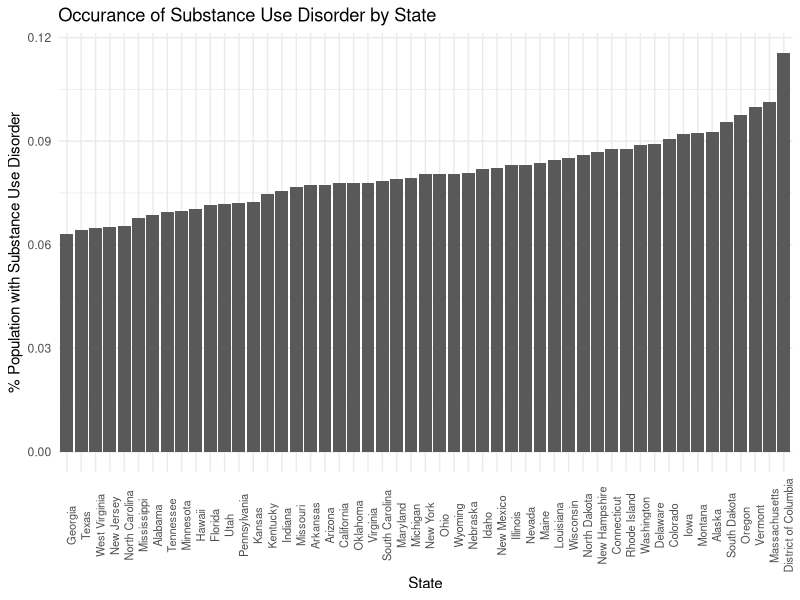
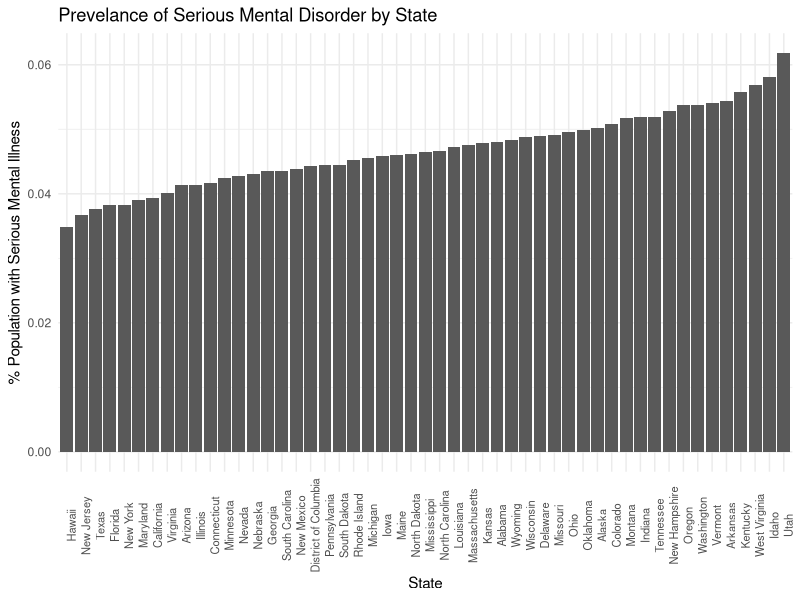
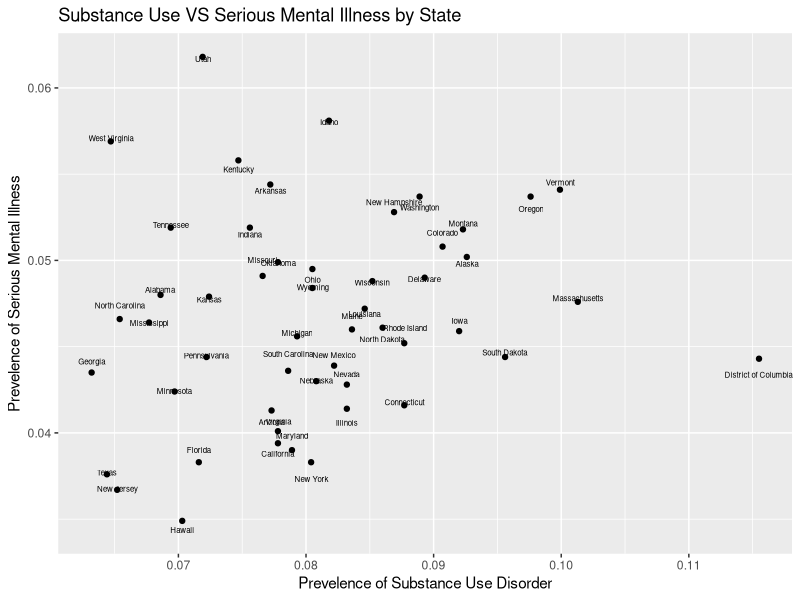

Reproduce these figures in R, in order.
## ---- chunk 1
knitr::opts_chunk$set(echo = TRUE)
## ---- chunk 2
library(readxl)
library(dplyr)
library(ggplot2)
## ---- chunk 3
sub_use <- read_excel("../data/sub_use_perc.xlsx")
srs_mental_ill <- read_excel("../data/srs_mental_ill_perc.xlsx")
## ---- chunk 4
sub_use <- sub_use[-c(1,2,3,4,5), ]
names(sub_use)[3]<-"twelve_or_older"
names(sub_use)[6]<-"twelve_to_seventeen"
names(sub_use)[9]<-"eighteen_to_twentyfive"
names(sub_use)[12]<-"twentysix_or_older"
names(sub_use)[15]<-"eighteen_or_older"
sub_use <- select(sub_use, State, twelve_or_older, twelve_to_seventeen, eighteen_to_twentyfive, twentysix_or_older, eighteen_or_older)
print(sub_use)
## ---- chunk 5
srs_mental_ill <- srs_mental_ill[-c(1,2,3,4,5), ]
names(srs_mental_ill)[3]<-"eighteen_or_older"
names(srs_mental_ill)[6]<-"eighteen_to_twentyfive"
names(srs_mental_ill)[9]<-"twentysix_or_older"
srs_mental_ill <- select(srs_mental_ill, State, eighteen_or_older, eighteen_to_twentyfive, twentysix_or_older)
print(srs_mental_ill)
## ---- chunk 6
ggplot(data=sub_use) +
  geom_col(aes(x=reorder(State, eighteen_or_older), y=eighteen_or_older)) +
  theme_minimal() +
  theme(axis.text.x = element_text(angle=90, size = 8)) +
  labs(title="Occurance of Substance Use Disorder by State", x="State", y="% Population with Substance Use Disorder")

## ---- chunk 7
ggplot(data=srs_mental_ill) +
  geom_col(aes(x=reorder(State, eighteen_or_older), y=eighteen_or_older)) +
  theme_minimal() +
  theme(axis.text.x = element_text(angle=90, size = 8)) +
  labs(title="Prevelance of Serious Mental Disorder by State", x= "State", y="% Population with Serious Mental Illness")

## ---- chunk 8
combined <- inner_join(sub_use, srs_mental_ill, by = "State")

ggplot(data=combined) +
  geom_point(aes(x=eighteen_or_older.x, y=eighteen_or_older.y)) +
  geom_text(aes(x=eighteen_or_older.x, y=eighteen_or_older.y, label=State), size = 2, position=position_jitter(height=.001)) +
  labs(title= "Substance Use VS Serious Mental Illness by State", x="Prevelence of Substance Use Disorder", y="Prevelence of Serious Mental Illness")


## ---- chunk 9
cor.test(combined$eighteen_or_older.x, combined$eighteen_or_older.y)

